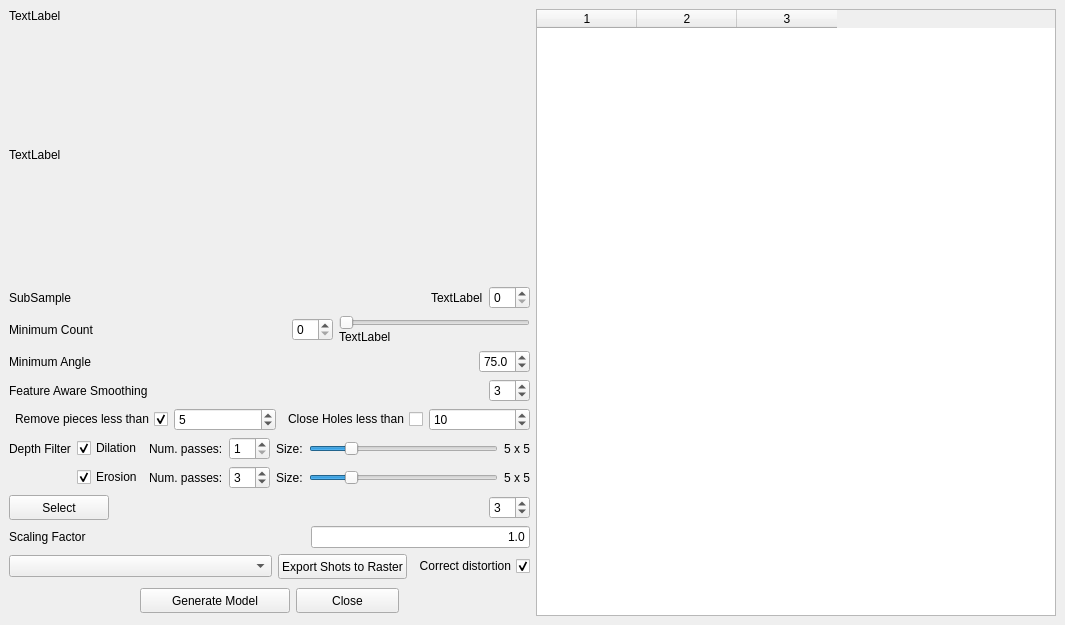
<?xml version="1.0" encoding="UTF-8"?>
<ui version="4.0">
 <class>DockWidget</class>
 <widget class="QDockWidget" name="DockWidget">
  <property name="geometry">
   <rect>
    <x>0</x>
    <y>0</y>
    <width>1065</width>
    <height>625</height>
   </rect>
  </property>
  <property name="sizePolicy">
   <sizepolicy hsizetype="Expanding" vsizetype="Expanding">
    <horstretch>0</horstretch>
    <verstretch>0</verstretch>
   </sizepolicy>
  </property>
  <property name="windowTitle">
   <string>Arc3D Importer</string>
  </property>
  <widget class="QWidget" name="dockWidgetContents">
   <property name="sizePolicy">
    <sizepolicy hsizetype="MinimumExpanding" vsizetype="MinimumExpanding">
     <horstretch>0</horstretch>
     <verstretch>0</verstretch>
    </sizepolicy>
   </property>
   <layout class="QHBoxLayout" name="horizontalLayout">
    <item>
     <layout class="QVBoxLayout">
      <item>
       <widget class="QLabel" name="infoLabel">
        <property name="text">
         <string>TextLabel</string>
        </property>
       </widget>
      </item>
      <item>
       <widget class="QLabel" name="previewLabel">
        <property name="sizePolicy">
         <sizepolicy hsizetype="Expanding" vsizetype="Expanding">
          <horstretch>0</horstretch>
          <verstretch>0</verstretch>
         </sizepolicy>
        </property>
        <property name="text">
         <string>TextLabel</string>
        </property>
       </widget>
      </item>
      <item>
       <layout class="QHBoxLayout" name="_2">
        <item>
         <widget class="QLabel" name="label">
          <property name="text">
           <string>SubSample</string>
          </property>
         </widget>
        </item>
        <item>
         <spacer>
          <property name="orientation">
           <enum>Qt::Horizontal</enum>
          </property>
          <property name="sizeHint" stdset="0">
           <size>
            <width>40</width>
            <height>20</height>
           </size>
          </property>
         </spacer>
        </item>
        <item>
         <widget class="QLabel" name="imgSizeLabel">
          <property name="text">
           <string>TextLabel</string>
          </property>
         </widget>
        </item>
        <item>
         <widget class="QSpinBox" name="subsampleSpinBox">
          <property name="toolTip">
           <string>&lt;html&gt;&lt;head&gt;&lt;meta name=&quot;qrichtext&quot; content=&quot;1&quot; /&gt;&lt;/head&gt;&lt;body style=&quot; white-space: pre-wrap; font-style:normal; text-decoration:none;&quot;&gt;&lt;p style=&quot; margin-top:0px; margin-bottom:0px; margin-left:0px; margin-right:0px; -qt-block-indent:0; text-indent:0px;&quot;&gt;Set the subsample factor:&lt;/p&gt;&lt;p style=&quot; margin-top:0px; margin-bottom:0px; margin-left:0px; margin-right:0px; -qt-block-indent:0; text-indent:0px;&quot;&gt;  1 the image is not resized&lt;/p&gt;&lt;p style=&quot; margin-top:0px; margin-bottom:0px; margin-left:0px; margin-right:0px; -qt-block-indent:0; text-indent:0px;&quot;&gt;  2 image is halved &lt;span style=&quot; font-style:italic;&quot;&gt;(one point every 4)&lt;/span&gt;&lt;/p&gt;&lt;p style=&quot; margin-top:0px; margin-bottom:0px; margin-left:0px; margin-right:0px; -qt-block-indent:0; text-indent:0px;&quot;&gt;  3 image is reduced to one third &lt;span style=&quot; font-style:italic;&quot;&gt;(one point every 9)&lt;/span&gt;&lt;/p&gt;&lt;/body&gt;&lt;/html&gt;</string>
          </property>
         </widget>
        </item>
       </layout>
      </item>
      <item>
       <layout class="QHBoxLayout" name="_3">
        <item>
         <widget class="QLabel" name="label_2">
          <property name="text">
           <string>Minimum Count</string>
          </property>
         </widget>
        </item>
        <item>
         <spacer>
          <property name="orientation">
           <enum>Qt::Horizontal</enum>
          </property>
          <property name="sizeHint" stdset="0">
           <size>
            <width>91</width>
            <height>20</height>
           </size>
          </property>
         </spacer>
        </item>
        <item>
         <widget class="QSpinBox" name="minCountSpinBox">
          <property name="toolTip">
           <string>&lt;html&gt;&lt;head&gt;&lt;meta name=&quot;qrichtext&quot; content=&quot;1&quot; /&gt;&lt;/head&gt;&lt;body style=&quot; white-space: pre-wrap; font-style:normal; text-decoration:none;&quot;&gt;&lt;p style=&quot; margin-top:0px; margin-bottom:0px; margin-left:0px; margin-right:0px; -qt-block-indent:0; text-indent:0px;&quot;&gt;Set the minimum number of match for a sample to be accepted&lt;/p&gt;&lt;p style=&quot; margin-top:0px; margin-bottom:0px; margin-left:0px; margin-right:0px; -qt-block-indent:0; text-indent:0px;&quot;&gt;3 means that only samples that had been found a correspondence with other 2 images or more are considered&lt;/p&gt;&lt;/body&gt;&lt;/html&gt;</string>
          </property>
         </widget>
        </item>
        <item>
         <layout class="QVBoxLayout" name="_4">
          <property name="spacing">
           <number>0</number>
          </property>
          <item>
           <widget class="QSlider" name="minCountSlider">
            <property name="sizePolicy">
             <sizepolicy hsizetype="Expanding" vsizetype="Fixed">
              <horstretch>0</horstretch>
              <verstretch>0</verstretch>
             </sizepolicy>
            </property>
            <property name="maximum">
             <number>10</number>
            </property>
            <property name="orientation">
             <enum>Qt::Horizontal</enum>
            </property>
           </widget>
          </item>
          <item>
           <widget class="QLabel" name="rangeLabel">
            <property name="text">
             <string>TextLabel</string>
            </property>
           </widget>
          </item>
         </layout>
        </item>
       </layout>
      </item>
      <item>
       <layout class="QHBoxLayout" name="_5">
        <item>
         <widget class="QLabel" name="label_3">
          <property name="text">
           <string>Minimum Angle</string>
          </property>
         </widget>
        </item>
        <item>
         <spacer>
          <property name="orientation">
           <enum>Qt::Horizontal</enum>
          </property>
          <property name="sizeHint" stdset="0">
           <size>
            <width>40</width>
            <height>20</height>
           </size>
          </property>
         </spacer>
        </item>
        <item>
         <widget class="QDoubleSpinBox" name="qualitySpinBox">
          <property name="decimals">
           <number>1</number>
          </property>
          <property name="maximum">
           <double>90.000000000000000</double>
          </property>
          <property name="singleStep">
           <double>5.000000000000000</double>
          </property>
          <property name="value">
           <double>75.000000000000000</double>
          </property>
         </widget>
        </item>
       </layout>
      </item>
      <item>
       <layout class="QHBoxLayout" name="_6">
        <item>
         <widget class="QLabel" name="label_5">
          <property name="text">
           <string>Feature Aware Smoothing</string>
          </property>
         </widget>
        </item>
        <item>
         <spacer>
          <property name="orientation">
           <enum>Qt::Horizontal</enum>
          </property>
          <property name="sizeHint" stdset="0">
           <size>
            <width>40</width>
            <height>20</height>
           </size>
          </property>
         </spacer>
        </item>
        <item>
         <widget class="QDoubleSpinBox" name="smoothSpinBox">
          <property name="decimals">
           <number>0</number>
          </property>
          <property name="maximum">
           <double>20.000000000000000</double>
          </property>
          <property name="value">
           <double>3.000000000000000</double>
          </property>
         </widget>
        </item>
       </layout>
      </item>
      <item>
       <layout class="QHBoxLayout" name="_7">
        <item>
         <widget class="QCheckBox" name="removeSmallCCCheckBox">
          <property name="layoutDirection">
           <enum>Qt::RightToLeft</enum>
          </property>
          <property name="text">
           <string>Remove pieces less than</string>
          </property>
          <property name="checked">
           <bool>true</bool>
          </property>
         </widget>
        </item>
        <item>
         <widget class="QDoubleSpinBox" name="maxCCDiagSpinBox">
          <property name="sizePolicy">
           <sizepolicy hsizetype="Preferred" vsizetype="Fixed">
            <horstretch>0</horstretch>
            <verstretch>0</verstretch>
           </sizepolicy>
          </property>
          <property name="toolTip">
           <string>When enabled, all the floating pieces smaller than the indicated percentage are deleted. Unit is the diagonal of the bounding box of the object</string>
          </property>
          <property name="decimals">
           <number>0</number>
          </property>
          <property name="maximum">
           <double>25.000000000000000</double>
          </property>
          <property name="singleStep">
           <double>5.000000000000000</double>
          </property>
          <property name="value">
           <double>5.000000000000000</double>
          </property>
         </widget>
        </item>
        <item>
         <widget class="QCheckBox" name="holeCheckBox">
          <property name="enabled">
           <bool>true</bool>
          </property>
          <property name="layoutDirection">
           <enum>Qt::RightToLeft</enum>
          </property>
          <property name="text">
           <string>Close Holes less than</string>
          </property>
         </widget>
        </item>
        <item>
         <widget class="QSpinBox" name="holeSpinBox">
          <property name="singleStep">
           <number>5</number>
          </property>
          <property name="value">
           <number>10</number>
          </property>
         </widget>
        </item>
       </layout>
      </item>
      <item>
       <layout class="QGridLayout" name="_8">
        <item row="0" column="5">
         <widget class="QSlider" name="dilationSizeSlider">
          <property name="minimum">
           <number>1</number>
          </property>
          <property name="maximum">
           <number>6</number>
          </property>
          <property name="singleStep">
           <number>1</number>
          </property>
          <property name="pageStep">
           <number>5</number>
          </property>
          <property name="value">
           <number>2</number>
          </property>
          <property name="orientation">
           <enum>Qt::Horizontal</enum>
          </property>
         </widget>
        </item>
        <item row="1" column="3">
         <widget class="QSpinBox" name="erosionNumPassSpinBox">
          <property name="minimum">
           <number>1</number>
          </property>
          <property name="maximum">
           <number>10</number>
          </property>
          <property name="value">
           <number>3</number>
          </property>
         </widget>
        </item>
        <item row="0" column="4">
         <widget class="QLabel" name="lblDilationSize">
          <property name="text">
           <string>Size:</string>
          </property>
         </widget>
        </item>
        <item row="1" column="6">
         <widget class="QLabel" name="lblErosionSizeValue">
          <property name="text">
           <string>5 x 5</string>
          </property>
         </widget>
        </item>
        <item row="0" column="3">
         <widget class="QSpinBox" name="dilationNumPassSpinBox">
          <property name="minimum">
           <number>1</number>
          </property>
          <property name="maximum">
           <number>5</number>
          </property>
         </widget>
        </item>
        <item row="0" column="2">
         <widget class="QLabel" name="lblDilationSteps">
          <property name="text">
           <string>Num. passes:</string>
          </property>
         </widget>
        </item>
        <item row="1" column="5">
         <widget class="QSlider" name="erosionSizeSlider">
          <property name="minimum">
           <number>1</number>
          </property>
          <property name="maximum">
           <number>6</number>
          </property>
          <property name="singleStep">
           <number>1</number>
          </property>
          <property name="pageStep">
           <number>5</number>
          </property>
          <property name="value">
           <number>2</number>
          </property>
          <property name="orientation">
           <enum>Qt::Horizontal</enum>
          </property>
         </widget>
        </item>
        <item row="0" column="6">
         <widget class="QLabel" name="lblDilationSizeValue">
          <property name="text">
           <string>5 x 5</string>
          </property>
         </widget>
        </item>
        <item row="1" column="2">
         <widget class="QLabel" name="lblErosionSteps">
          <property name="text">
           <string>Num. passes:</string>
          </property>
         </widget>
        </item>
        <item row="0" column="0">
         <widget class="QLabel" name="label_8">
          <property name="text">
           <string>Depth Filter</string>
          </property>
         </widget>
        </item>
        <item row="1" column="4">
         <widget class="QLabel" name="lblErosionSize">
          <property name="text">
           <string>Size:</string>
          </property>
         </widget>
        </item>
        <item row="0" column="1">
         <widget class="QCheckBox" name="dilationCheckBox">
          <property name="text">
           <string>Dilation</string>
          </property>
          <property name="checked">
           <bool>true</bool>
          </property>
         </widget>
        </item>
        <item row="1" column="1">
         <widget class="QCheckBox" name="erosionCheckBox">
          <property name="text">
           <string>Erosion</string>
          </property>
          <property name="checked">
           <bool>true</bool>
          </property>
         </widget>
        </item>
       </layout>
      </item>
      <item>
       <layout class="QHBoxLayout" name="_10">
        <item>
         <widget class="QPushButton" name="selectButton">
          <property name="minimumSize">
           <size>
            <width>100</width>
            <height>25</height>
           </size>
          </property>
          <property name="text">
           <string>Select</string>
          </property>
         </widget>
        </item>
        <item>
         <spacer>
          <property name="orientation">
           <enum>Qt::Horizontal</enum>
          </property>
          <property name="sizeHint" stdset="0">
           <size>
            <width>40</width>
            <height>20</height>
           </size>
          </property>
         </spacer>
        </item>
        <item>
         <widget class="QSpinBox" name="subsampleSequenceSpinBox">
          <property name="value">
           <number>3</number>
          </property>
         </widget>
        </item>
       </layout>
      </item>
      <item>
       <layout class="QHBoxLayout" name="_11">
        <item>
         <widget class="QLabel" name="label_10">
          <property name="text">
           <string>Scaling Factor</string>
          </property>
         </widget>
        </item>
        <item>
         <spacer>
          <property name="orientation">
           <enum>Qt::Horizontal</enum>
          </property>
          <property name="sizeHint" stdset="0">
           <size>
            <width>40</width>
            <height>20</height>
           </size>
          </property>
         </spacer>
        </item>
        <item>
         <widget class="QLineEdit" name="scaleLineEdit">
          <property name="inputMask">
           <string/>
          </property>
          <property name="text">
           <string>1.0</string>
          </property>
          <property name="alignment">
           <set>Qt::AlignRight|Qt::AlignTrailing|Qt::AlignVCenter</set>
          </property>
         </widget>
        </item>
       </layout>
      </item>
      <item>
       <layout class="QHBoxLayout" name="_13">
        <item>
         <widget class="QComboBox" name="saveShotCombo">
          <property name="enabled">
           <bool>true</bool>
          </property>
          <property name="sizePolicy">
           <sizepolicy hsizetype="Expanding" vsizetype="Fixed">
            <horstretch>4</horstretch>
            <verstretch>0</verstretch>
           </sizepolicy>
          </property>
          <property name="currentIndex">
           <number>-1</number>
          </property>
          <property name="maxVisibleItems">
           <number>11</number>
          </property>
          <property name="modelColumn">
           <number>0</number>
          </property>
         </widget>
        </item>
        <item>
         <widget class="QPushButton" name="exportbut">
          <property name="sizePolicy">
           <sizepolicy hsizetype="Minimum" vsizetype="Fixed">
            <horstretch>0</horstretch>
            <verstretch>0</verstretch>
           </sizepolicy>
          </property>
          <property name="minimumSize">
           <size>
            <width>100</width>
            <height>25</height>
           </size>
          </property>
          <property name="text">
           <string>Export Shots to Raster</string>
          </property>
         </widget>
        </item>
        <item>
         <widget class="QCheckBox" name="shotDistortion">
          <property name="toolTip">
           <string>&lt;html&gt;&lt;head&gt;&lt;meta name=&quot;qrichtext&quot; content=&quot;1&quot; /&gt;&lt;/head&gt;&lt;body style=&quot; white-space: pre-wrap; font-style:normal; text-decoration:none;&quot;&gt;&lt;p style=&quot; margin-top:0px; margin-bottom:0px; margin-left:0px; margin-right:0px; -qt-block-indent:0; text-indent:0px;&quot;&gt;Perform a fast, fixed resolution merging of all the range maps. If unchecked all the rangemaps are simply put in the same space without merging them.&lt;/p&gt;&lt;/body&gt;&lt;/html&gt;</string>
          </property>
          <property name="layoutDirection">
           <enum>Qt::RightToLeft</enum>
          </property>
          <property name="text">
           <string>Correct distortion</string>
          </property>
          <property name="checked">
           <bool>true</bool>
          </property>
          <property name="tristate">
           <bool>false</bool>
          </property>
         </widget>
        </item>
       </layout>
      </item>
      <item>
       <layout class="QHBoxLayout" name="_12" stretch="0,50,0,0">
        <item>
         <spacer name="spacer_2">
          <property name="orientation">
           <enum>Qt::Horizontal</enum>
          </property>
          <property name="sizeType">
           <enum>QSizePolicy::Minimum</enum>
          </property>
          <property name="sizeHint" stdset="0">
           <size>
            <width>131</width>
            <height>31</height>
           </size>
          </property>
         </spacer>
        </item>
        <item>
         <widget class="QPushButton" name="plyButton">
          <property name="sizePolicy">
           <sizepolicy hsizetype="Maximum" vsizetype="Fixed">
            <horstretch>0</horstretch>
            <verstretch>0</verstretch>
           </sizepolicy>
          </property>
          <property name="minimumSize">
           <size>
            <width>150</width>
            <height>25</height>
           </size>
          </property>
          <property name="toolTip">
           <string>Process all selected range maps and save them as separated ply</string>
          </property>
          <property name="autoFillBackground">
           <bool>false</bool>
          </property>
          <property name="text">
           <string>Generate Model</string>
          </property>
          <property name="iconSize">
           <size>
            <width>18</width>
            <height>18</height>
           </size>
          </property>
         </widget>
        </item>
        <item>
         <widget class="QPushButton" name="cancelButton">
          <property name="sizePolicy">
           <sizepolicy hsizetype="Minimum" vsizetype="Fixed">
            <horstretch>0</horstretch>
            <verstretch>0</verstretch>
           </sizepolicy>
          </property>
          <property name="minimumSize">
           <size>
            <width>100</width>
            <height>25</height>
           </size>
          </property>
          <property name="text">
           <string>Close</string>
          </property>
         </widget>
        </item>
        <item>
         <spacer>
          <property name="orientation">
           <enum>Qt::Horizontal</enum>
          </property>
          <property name="sizeType">
           <enum>QSizePolicy::Minimum</enum>
          </property>
          <property name="sizeHint" stdset="0">
           <size>
            <width>131</width>
            <height>31</height>
           </size>
          </property>
         </spacer>
        </item>
       </layout>
      </item>
     </layout>
    </item>
    <item>
     <widget class="QTableWidget" name="imageTableWidget">
      <property name="sizePolicy">
       <sizepolicy hsizetype="MinimumExpanding" vsizetype="Expanding">
        <horstretch>0</horstretch>
        <verstretch>0</verstretch>
       </sizepolicy>
      </property>
      <property name="columnCount">
       <number>3</number>
      </property>
      <column/>
      <column/>
      <column/>
     </widget>
    </item>
   </layout>
  </widget>
 </widget>
 <resources/>
 <connections/>
</ui>
